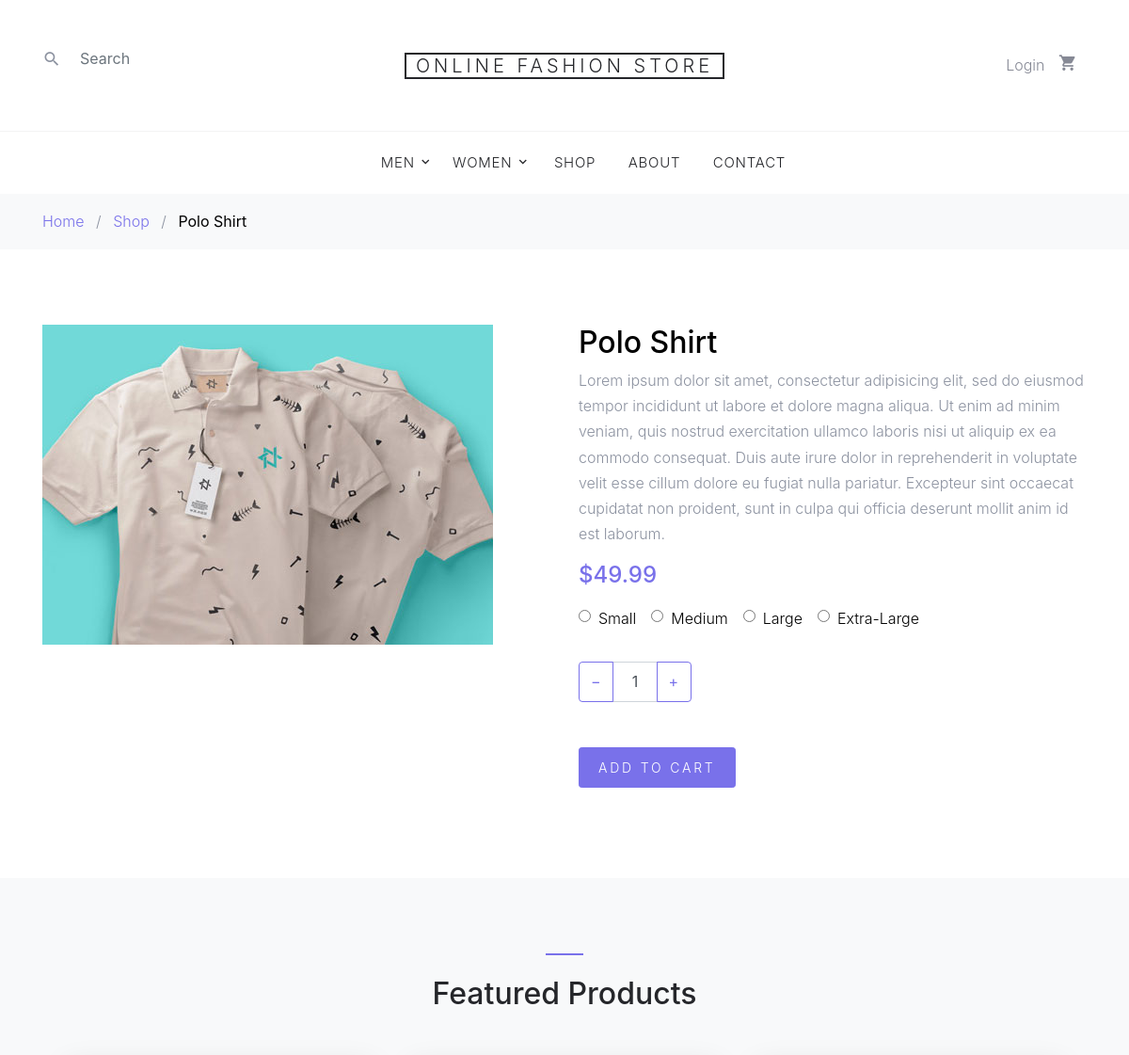
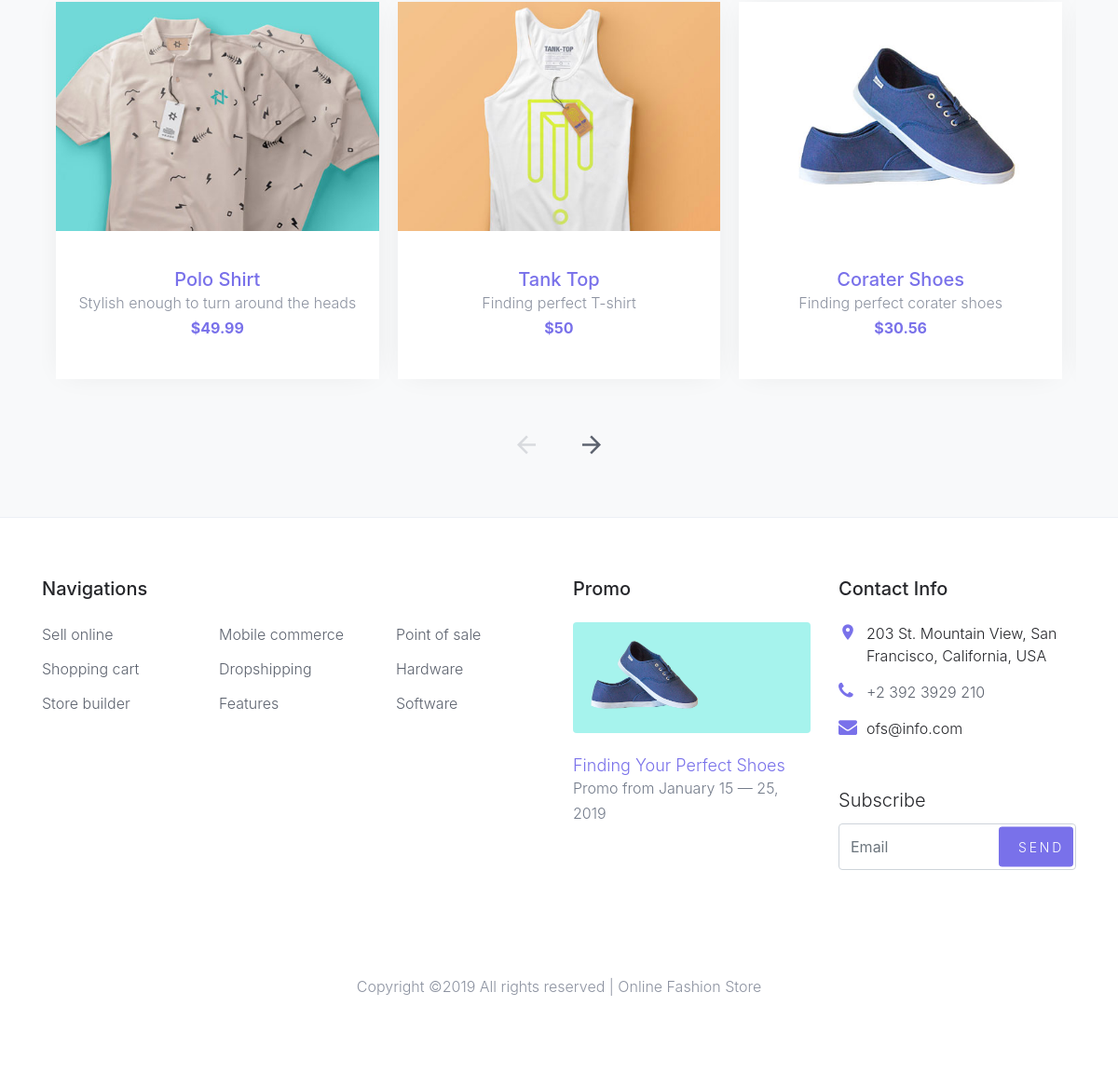
Page /shop-single.php?id=2 on the committed database (2 pictures, top to bottom).
### tables this page shows
CREATE TABLE `categories` (
  `id` int(11) NOT NULL,
  `label` varchar(150) NOT NULL DEFAULT '',
  `link_url` varchar(255) NOT NULL DEFAULT '#',
  `parent_id` int(11) NOT NULL DEFAULT '0'
);

CREATE TABLE `products` (
  `product_id` int(11) NOT NULL,
  `product_title` varchar(255) NOT NULL,
  `product_category_id` int(11) NOT NULL,
  `is_featured` tinyint(1) NOT NULL DEFAULT '0' COMMENT 'Is it a Featured product?',
  `product_price` float NOT NULL,
  `product_short_desc` varchar(150) NOT NULL,
  `product_description` text NOT NULL,
  `product_image` varchar(255) NOT NULL,
  `created` datetime NOT NULL DEFAULT CURRENT_TIMESTAMP
);

CREATE TABLE `inventory` (
  `id` int(11) NOT NULL,
  `product_id` int(11) NOT NULL,
  `product_size` varchar(100) NOT NULL,
  `quantity` int(11) NOT NULL
);

### shop-single.php (the view, shortened to what this page needs)
<?php
include TEMPLATE_FRONT.DS.'header.php';
?>
<?php
$row = getProductById($_GET['id']);
 ?>
    <div class="bg-light py-3">
      <div class="container">
        <div class="row">
          <div class="col-md-12 mb-0"><a href="index.php">Home</a> <span class="mx-2 mb-0">/</span> <a href="shop.php">Shop</a> <span class="mx-2 mb-0">/</span> <strong class="text-black"><?php echo $row['product_title'] ?></strong></div>
        </div>
      </div>
    </div>
    <div class="site-section">
      <div class="container">
        <div class="row">
          <div class="col-md-6">
            <img src="images/<?php echo $row['product_image'] ?>" alt="<?php echo $row['product_title'] ?>" class="img-fluid">
          </div>
          <div class="col-md-6">
            <h2 class="text-black"><?php echo $row['product_title'] ?></h2>
            <p><?php echo $row['product_description'] ?></p>
            <p><strong class="text-primary h4">$<?php echo $row['product_price'] ?></strong></p>
            <div class="mb-1 d-flex">
              <?php
              $sizes = getProdSizesById($row['product_id']);
              while ($size = fetchArray($sizes)) {
                echo "<label for='option-{$size['product_size']}' class='d-flex mr-3 mb-3'>
                <span class='d-inline-block mr-2' style='top:-2px; position: relative;'><input type='radio' id='option-{$size['product_size']}' value='{$size['product_size']}' name='size'></span> <span class='d-inline-block text-black'>".getSize($size['product_size'])."</span>
              </label>";
              }
              ?>
            </div>
            <div class="mb-5">
              <div class="input-group mb-3" style="max-width: 120px;">
              <div class="input-group-prepend">
                <button class="btn btn-outline-primary js-btn-minus" type="button">&minus;</button>
              </div>
              <input type="text" id="qty" class="form-control text-center" value="1" placeholder="" aria-label="Example text with button addon" aria-describedby="button-addon1">
              <div class="input-group-append">
                <button class="btn btn-outline-primary js-btn-plus" type="button">&plus;</button>
              </div>
            </div>
            </div>
            <p>
              <button id="addProduct" class="buy-now btn btn-sm btn-primary">Add To Cart</button>
            </p>
          </div>
        </div>
      </div>
    </div>
    <div class="site-section block-3 site-blocks-2 bg-light">
      <?php
        include TEMPLATE_FRONT.DS.'slider.php';
      ?>
    </div>
    <?php include TEMPLATE_FRONT.DS.'footer.php'; ?>

### includes/functions.php (shortened to what this page needs)
<?php
 require_once('functions/cart.php');
function compareStrings($str, $substr) {
	if (strpos($str, $substr) !== false)
		return true;
	else
		return false;
}
function query($sql)
{
	global $connection;
	return mysqli_query($connection, $sql);
}
function escapeString($string)
{
	global $connection;
	return mysqli_real_escape_string($connection, $string);
}
function fetchArray($result)
{
	return mysqli_fetch_assoc($result);
}
function dynamicMenu($category, $parent = 0)
{
	$html = "";
	$url = $_SERVER['REQUEST_URI'];
	if (isset($category['parent_cats'][$parent])) {
		foreach ($category['parent_cats'][$parent] as $cat_id) {
			$href = "category.php?id=".$category['categories'][$cat_id]['id'];
			$activeClass = compareStrings($url, $href) ? 'active' : '';
			if (!isset($category['parent_cats'][$cat_id])) {
				$html .= "<li class='$activeClass'><a href='$href'>". $category['categories'][$cat_id]['label']."</a></li>";
			} else {
				$html .= "<li class='has-children $activeClass'><a href='$href'>". $category['categories'][$cat_id]['label'] . "</a>";
				$html .= "<ul class='dropdown'>";
				$html .= dynamicMenu($category, $cat_id);
				$html .= "</ul></li>";
			}
		}
	}
	return $html;
}
function getFeaturedProducts()
{
	$sql = "SELECT * FROM products";
	$sql .= " WHERE is_featured=1";
	$featuredProds = query($sql);
	return $featuredProds;
}
function getProdSizesById($pId)
{
	$sizes = query("SELECT * FROM inventory WHERE product_id=$pId");
	return $sizes;
}
function getSize($scode)
{
	switch ($scode) {
		case $scode == 'sm':
			return 'Small';
			break;
		case $scode == 'md':
			return 'Medium';
			break;
		case $scode == 'lg':
			return 'Large';
			break;
		default:
			return 'Extra-Large';
			break;
	}
}
function getProductById($id)
{
	$product = query("SELECT * FROM products WHERE product_id=".escapeString($id));
	$row = fetchArray($product);
	return $row;
}
function catsForNav()
{
	$query = "SELECT * FROM categories ORDER BY parent_id, label ASC";
	$send_query = query($query);
	$category = array(
		'categories' => array(),
		'parent_cats' => array()
	);
	while ($row = mysqli_fetch_assoc($send_query)) {
		$category['categories'][$row['id']] = $row;
		$category['parent_cats'][$row['parent_id']][] = $row['id'];
	}
	return $category;
}
?>

### includes/templates/slider.php
<div class="container">
	<div class="row justify-content-center">
		<div class="col-md-7 site-section-heading text-center pt-4">
			<h2>Featured Products</h2>
		</div>
	</div>
	<div class="row">
		<div class="col-md-12">
			<div class="nonloop-block-3 owl-carousel">
				<?php
				$res = getFeaturedProducts();
				while ($row = fetchArray($res)) {?>
				<div class="item">
					<div class="block-4 text-center">
						<figure class="block-4-image">
							<img src="images/<?php echo $row['product_image']?>" alt="Image placeholder" class="img-fluid">
						</figure>
						<div class="block-4-text p-4">
							<h3><a href="shop-single.php?id=<?php echo $row['product_id']?>"><?php echo $row['product_title'] ?></a></h3>
							<p class="mb-0"><?php echo $row['product_short_desc']?></p>
							<p class="text-primary font-weight-bold">$<?php echo $row['product_price']?></p>
						</div>
					</div>
				</div>
				<?php } ?>
			</div>
		</div>
	</div>
</div>

### css/style.css (style rules this page uses)
body { line-height: 1.7; color: #8c92a0; font-weight: 300; font-size: 16px; }
a { -webkit-transition: .3s all ease; -o-transition: .3s all ease; transition: .3s all ease; }
.text-black { color: #000; }
.btn { text-transform: uppercase; position: relative; -webkit-transition: 0.2s all ease-in-out !important; -o-transition: 0.2s all ease-in-out !important; transition: 0.2s all ease-in-out !important; top: 0; letter-spacing: .05em; }
.btn.btn-sm { font-size: 14px !important; padding: 10px 20px !important; }
.btn.btn-primary { font-size: 17px; font-weight: 300; letter-spacing: .2em; }
.form-control { height: 43px; }
.site-section { padding: 2.5em 0; }
@media (min-width: 768px) { .site-section { padding: 5em 0; } }
.site-section-heading { font-size: 30px; color: #25262a; position: relative; }
.site-section-heading:before { content: ""; left: 0%; top: 0; position: absolute; width: 40px; height: 2px; background: #7971ea; }
.site-section-heading.text-center:before { content: ""; left: 50%; top: 0; -webkit-transform: translateX(-50%); -ms-transform: translateX(-50%); transform: translateX(-50%); position: absolute; width: 40px; height: 2px; background: #7971ea; }
.site-navbar a { color: #868995; }
.site-navbar .site-navigation .site-menu a { text-decoration: none !important; font-size: 15px; display: inline-block; }
.site-navbar .site-navigation .site-menu > li { display: inline-block; padding: 10px 5px; }
.site-navbar .site-navigation .site-menu > li > a { padding: 10px 10px; text-transform: uppercase; letter-spacing: .05em; color: #25262a; font-size: 15px; text-decoration: none !important; }
.site-navbar .site-navigation .site-menu .has-children { position: relative; }
.site-navbar .site-navigation .site-menu .has-children > a { position: relative; padding-right: 20px; }
.site-navbar .site-navigation .site-menu .has-children > a:before { position: absolute; content: "\e313"; font-size: 16px; top: 50%; right: 0; -webkit-transform: translateY(-50%); -ms-transform: translateY(-50%); transform: translateY(-50%); font-family: 'icomoon'; }
.site-navbar .site-navigation .site-menu .has-children a { text-transform: uppercase; }
.site-mobile-menu .site-nav-wrap a { padding: 10px 20px; display: block; position: relative; color: #212529; }
.site-mobile-menu .site-nav-wrap li { position: relative; display: block; }
.site-mobile-menu .site-nav-wrap > li { display: block; position: relative; float: left; width: 100%; }
.site-mobile-menu .site-nav-wrap > li > a { padding-left: 20px; font-size: 20px; }
.block-4 { -webkit-box-shadow: 0 0 30px -10px rgba(0, 0, 0, 0.1); box-shadow: 0 0 30px -10px rgba(0, 0, 0, 0.1); background: #fff; }
.block-4 .block-4-text h3 { font-size: 20px; margin-bottom: 0; }
.block-4 .block-4-text h3 a { text-decoration: none; }

### rows in the picture
categories: label "MEN"
categories: label "WOMEN"
products: product_title "Polo Shirt", product_image (picture), product_description "Lorem ipsum dolor sit amet, consectetur adipisicing elit, sed do eiusmod tempor incididunt ut labore et dolore magna aliqua. Ut enim ad minim veniam, quis nostrud exercitation ullamco laboris nisi ut aliquip ex ea commodo consequat. Duis aute irure dolor in reprehenderit in voluptate velit esse cillum dolore eu fugiat nulla pariatur. Excepteur sint occaecat cupidatat non proident, sunt in culpa qui officia deserunt mollit anim id est laborum.", product_price "49.99", product_short_desc "Stylish enough to turn around the heads"
inventory: product_size "Small"
inventory: product_size "Medium"
inventory: product_size "Large"
inventory: product_size "Extra-Large"
products: product_image (picture), product_title "Tank Top", product_short_desc "Finding perfect T-shirt", product_price "50"
products: product_image (picture), product_title "Corater Shoes", product_short_desc "Finding perfect corater shoes", product_price "30.56"
